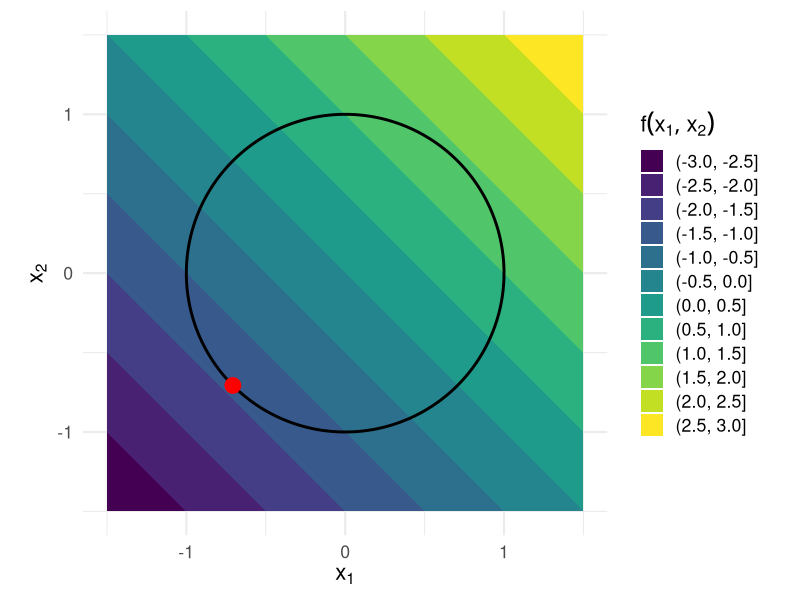

This figure's R source:
# Used in: ../slides-problems-2-constrained.tex
#
# Visualize the contour lines of f(x) = x1 + x2 together with the feasible set
# defined by the unit circle and the optimal boundary point.

set.seed(1L)

library(data.table)
library(ggplot2)

objective = function(x1, x2) {
  x1 + x2
}

# Create the contour grid and the unit circle boundary.
axis_limits = c(-1.5, 1.5)
x1_grid = seq(axis_limits[1], axis_limits[2], length.out = 100L)
x2_grid = seq(axis_limits[1], axis_limits[2], length.out = 100L)

contour_data = CJ(x1 = x1_grid, x2 = x2_grid)
contour_data[, z := objective(x1, x2)]

angles = seq(0, 2 * pi, length.out = 300L)
circle_data = data.table(x1 = cos(angles), x2 = sin(angles))
optimal_point = data.table(x1 = -sqrt(2) / 2, x2 = -sqrt(2) / 2)

# Draw the objective contours, feasible set, and optimizer.
unit_circle_plot = ggplot() +
  geom_contour_filled(data = contour_data, aes(x = x1, y = x2, z = z)) +
  geom_path(data = circle_data, aes(x = x1, y = x2), colour = "black", linewidth = 1) +
  geom_point(data = optimal_point, aes(x = x1, y = x2), colour = "red", size = 5) +
  labs(
    x = expression(x[1]),
    y = expression(x[2]),
    fill = expression(f(x[1], x[2]))
  ) +
  coord_fixed(xlim = axis_limits, ylim = axis_limits) +
  theme_minimal(base_size = 16) +
  theme(legend.position = "right")

ggsave("../figure/unit_circle.png", unit_circle_plot, width = 8, height = 6)
